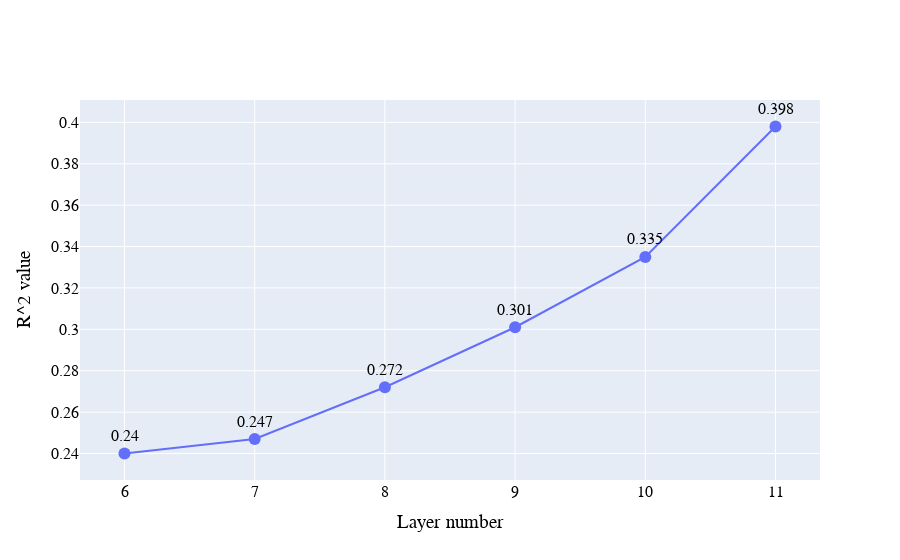

The cell this chart's notebook holds for it:
### Code cell
# ONLY BERT MULTIPLE LAYERS AVERAGE

layers = [x for x in range(6, 12)]

r2l = pd.DataFrame(data=r, columns=['r'])
r2l['layer'] = layers

import plotly.graph_objects as go

fig = go.Figure(go.Scatter(y  = r2l['r'], x = r2l['layer'], mode = 'text+lines+markers', text = r2l['r'], textposition='top center'))

fig.update_traces(marker=dict(size=12))

fig.update_layout(
    font_family="Times Newer Roman",
    font_color="black",
    title_font_family="Times New Roman",
    font_size=16,
    xaxis_title="Layer number",
    yaxis_title="R^2 value",
)

config = {
  'toImageButtonOptions': {
    'format': 'png', # one of png, svg, jpeg, webp
    'filename': 'r2_layers',
    'height': 1080,
    'width': 1920,
    'scale': 1 # Multiply title/legend/axis/canvas sizes by this factor
  }
}

fig.update_xaxes(#tickangle=45,
                 tickmode = 'array',
                 tickvals = r2l['layer'])
                # ticktext= [d.strftime('%Y-%m-%d') for d in datelist])

fig.show(config={'toImageButtonOptions': {'width': None, 'height': None}})

### Figure 1 — Plotly figure (JSON) as saved in the notebook; plotly's stock layout.template omitted (floating-point values rounded to 4 significant figures)
{"data": [{"marker": {"size": 12}, "mode": "text+lines+markers", "text": ["0.24", "0.247", "0.272", "0.301", "0.335", "0.398"], "textposition": "top center", "type": "scatter", "x": [6, 7, 8, 9, 10, 11], "y": [0.24, 0.247, 0.272, 0.301, 0.335, 0.398]}], "layout": {"font": {"color": "black", "family": "Times Newer Roman", "size": 16}, "title": {"font": {"family": "Times New Roman"}}, "xaxis": {"tickmode": "array", "tickvals": [6, 7, 8, 9, 10, 11], "title": {"text": "Layer number"}}, "yaxis": {"title": {"text": "R^2 value"}}}}
